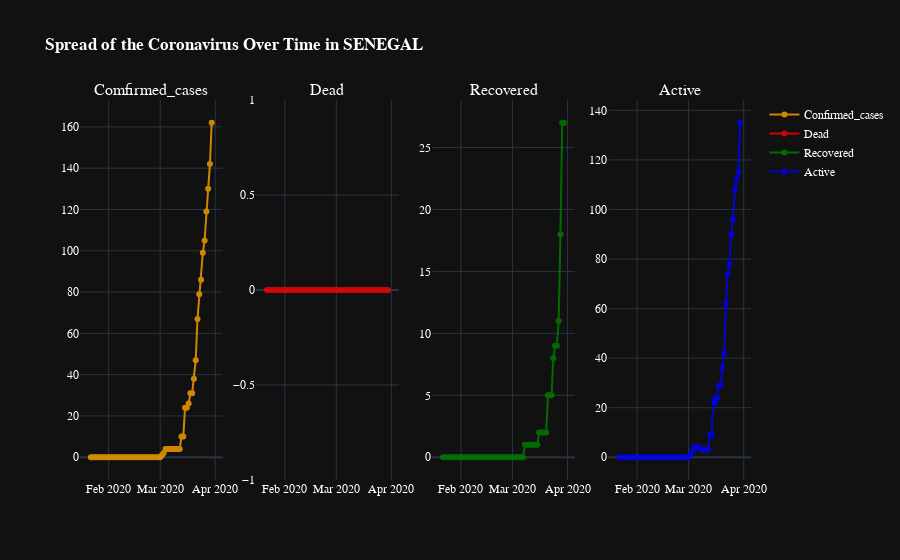

The notebook cell saved with this chart:
### Code cell
fig = make_subplots(rows=1, cols=4, subplot_titles=("Comfirmed_cases", "Dead", "Recovered",'Active'))

trace1 = go.Scatter(x=grouped_senegal_date['Date'],y=grouped_senegal_date['Confirmed_cases'],name="Confirmed_cases",line_color='orange',mode='lines+markers',opacity=0.8)
trace2 = go.Scatter(x=grouped_senegal_date['Date'],y=grouped_senegal_date['Dead'],name="Dead",line_color='red',mode='lines+markers',opacity=0.8)
trace3 = go.Scatter(x=grouped_senegal_date['Date'],y=grouped_senegal_date['Recovered'],name="Recovered",mode='lines+markers',line_color='green',opacity=0.8)
trace4 = go.Scatter(x=grouped_senegal_date['Date'],y=grouped_senegal_date['Active'],name="Active",line_color='blue',mode='lines+markers',opacity=0.8)

fig.append_trace(trace1, 1, 1)
fig.append_trace(trace2, 1, 2)
fig.append_trace(trace3, 1, 3)
fig.append_trace(trace4, 1, 4)
fig.update_layout(template="plotly_dark",title_text = '<b>Spread of the Coronavirus Over Time in SENEGAL</b>',
                  font=dict(family="Arial, Balto, Courier New, Droid Sans",color='white'))
fig.show()


# create map and display it
#latitude = 39.91666667
#longitude = 116.383333
#world_map = folium.Map(location=[latitude, longitude], zoom_start=3.5,tiles='Stamen Toner')

#for lat, lon, Confirmed,Deaths,Recovered,name in zip(grouped_senegal['Lat'], grouped_senegal['Long'], grouped_senegal['Confirmed_cases'],grouped_senegal['Dead'],grouped_senegal['Recovered'], grouped_senegal['Country']):
 #   folium.CircleMarker([lat, lon],
  #                      radius=10,
   #                     popup = ('<strong>Country</strong>: ' + str(name).capitalize() + '<br>'
    #                            '<strong>Confirmed Cases</strong>: ' + str(Confirmed) + '<br>'
     #                           '<strong>Recovered Cases</strong>: ' + str(Recovered) +'<br>'
      #                          '<strong>Deaths Cases</strong>: ' + str(Deaths) +'<br>'),
       #                 color='red',
                        
        #                fill_color='red',
         #               fill_opacity=0.7 ).add_to(world_map)
#world_map

### Figure 1 — Plotly figure (JSON) as saved in the notebook; plotly's stock layout.template omitted (floating-point values rounded to 4 significant figures)
{"data": [{"line": {"color": "orange"}, "mode": "lines+markers", "name": "Confirmed_cases", "opacity": 0.8, "type": "scatter", "x": ["2020-01-22", "2020-01-23", "2020-01-24", "2020-01-25", "2020-01-26", "2020-01-27", "2020-01-28", "2020-01-29", "2020-01-30", "2020-01-31", "2020-02-01", "2020-02-02", "2020-02-03", "2020-02-04", "2020-02-05", "2020-02-06", "2020-02-07", "2020-02-08", "2020-02-09", "2020-02-10", "2020-02-11", "2020-02-12", "2020-02-13", "2020-02-14", "2020-02-15", "2020-02-16", "2020-02-17", "2020-02-18", "2020-02-19", "2020-02-20", "2020-02-21", "2020-02-22", "2020-02-23", "2020-02-24", "2020-02-25", "2020-02-26", "2020-02-27", "2020-02-28", "2020-02-29", "2020-03-01", "2020-03-02", "2020-03-03", "2020-03-04", "2020-03-05", "2020-03-06", "2020-03-07", "2020-03-08", "2020-03-09", "2020-03-10", "2020-03-11", "2020-03-12", "2020-03-13", "2020-03-14", "2020-03-15", "2020-03-16", "2020-03-17", "2020-03-18", "2020-03-19", "2020-03-20", "2020-03-21", "2020-03-22", "2020-03-23", "2020-03-24", "2020-03-25", "2020-03-26", "2020-03-27", "2020-03-28", "2020-03-29", "2020-03-30"], "xaxis": "x", "y": [0, 0, 0, 0, 0, 0, 0, 0, 0, 0, 0, 0, 0, 0, 0, 0, 0, 0, 0, 0, 0, 0, 0, 0, 0, 0, 0, 0, 0, 0, 0, 0, 0, 0, 0, 0, 0, 0, 0, 0, 1, 2, 4, 4, 4, 4, 4, 4, 4, 4, 4, 10, 10, 24, 24, 26, 31, 31, 38, 47, 67, 79, 86, 99, 105, 119, 130, 142, 162], "yaxis": "y"}, {"line": {"color": "red"}, "mode": "lines+markers", "name": "Dead", "opacity": 0.8, "type": "scatter", "x": ["2020-01-22", "2020-01-23", "2020-01-24", "2020-01-25", "2020-01-26", "2020-01-27", "2020-01-28", "2020-01-29", "2020-01-30", "2020-01-31", "2020-02-01", "2020-02-02", "2020-02-03", "2020-02-04", "2020-02-05", "2020-02-06", "2020-02-07", "2020-02-08", "2020-02-09", "2020-02-10", "2020-02-11", "2020-02-12", "2020-02-13", "2020-02-14", "2020-02-15", "2020-02-16", "2020-02-17", "2020-02-18", "2020-02-19", "2020-02-20", "2020-02-21", "2020-02-22", "2020-02-23", "2020-02-24", "2020-02-25", "2020-02-26", "2020-02-27", "2020-02-28", "2020-02-29", "2020-03-01", "2020-03-02", "2020-03-03", "2020-03-04", "2020-03-05", "2020-03-06", "2020-03-07", "2020-03-08", "2020-03-09", "2020-03-10", "2020-03-11", "2020-03-12", "2020-03-13", "2020-03-14", "2020-03-15", "2020-03-16", "2020-03-17", "2020-03-18", "2020-03-19", "2020-03-20", "2020-03-21", "2020-03-22", "2020-03-23", "2020-03-24", "2020-03-25", "2020-03-26", "2020-03-27", "2020-03-28", "2020-03-29", "2020-03-30"], "xaxis": "x2", "y": [0, 0, 0, 0, 0, 0, 0, 0, 0, 0, 0, 0, 0, 0, 0, 0, 0, 0, 0, 0, 0, 0, 0, 0, 0, 0, 0, 0, 0, 0, 0, 0, 0, 0, 0, 0, 0, 0, 0, 0, 0, 0, 0, 0, 0, 0, 0, 0, 0, 0, 0, 0, 0, 0, 0, 0, 0, 0, 0, 0, 0, 0, 0, 0, 0, 0, 0, 0, 0], "yaxis": "y2"}, {"line": {"color": "green"}, "mode": "lines+markers", "name": "Recovered", "opacity": 0.8, "type": "scatter", "x": ["2020-01-22", "2020-01-23", "2020-01-24", "2020-01-25", "2020-01-26", "2020-01-27", "2020-01-28", "2020-01-29", "2020-01-30", "2020-01-31", "2020-02-01", "2020-02-02", "2020-02-03", "2020-02-04", "2020-02-05", "2020-02-06", "2020-02-07", "2020-02-08", "2020-02-09", "2020-02-10", "2020-02-11", "2020-02-12", "2020-02-13", "2020-02-14", "2020-02-15", "2020-02-16", "2020-02-17", "2020-02-18", "2020-02-19", "2020-02-20", "2020-02-21", "2020-02-22", "2020-02-23", "2020-02-24", "2020-02-25", "2020-02-26", "2020-02-27", "2020-02-28", "2020-02-29", "2020-03-01", "2020-03-02", "2020-03-03", "2020-03-04", "2020-03-05", "2020-03-06", "2020-03-07", "2020-03-08", "2020-03-09", "2020-03-10", "2020-03-11", "2020-03-12", "2020-03-13", "2020-03-14", "2020-03-15", "2020-03-16", "2020-03-17", "2020-03-18", "2020-03-19", "2020-03-20", "2020-03-21", "2020-03-22", "2020-03-23", "2020-03-24", "2020-03-25", "2020-03-26", "2020-03-27", "2020-03-28", "2020-03-29", "2020-03-30"], "xaxis": "x3", "y": [0, 0, 0, 0, 0, 0, 0, 0, 0, 0, 0, 0, 0, 0, 0, 0, 0, 0, 0, 0, 0, 0, 0, 0, 0, 0, 0, 0, 0, 0, 0, 0, 0, 0, 0, 0, 0, 0, 0, 0, 0, 0, 0, 0, 0, 0, 1, 1, 1, 1, 1, 1, 1, 1, 2, 2, 2, 2, 2, 5, 5, 5, 8, 9, 9, 11, 18, 27, 27], "yaxis": "y3"}, {"line": {"color": "blue"}, "mode": "lines+markers", "name": "Active", "opacity": 0.8, "type": "scatter", "x": ["2020-01-22", "2020-01-23", "2020-01-24", "2020-01-25", "2020-01-26", "2020-01-27", "2020-01-28", "2020-01-29", "2020-01-30", "2020-01-31", "2020-02-01", "2020-02-02", "2020-02-03", "2020-02-04", "2020-02-05", "2020-02-06", "2020-02-07", "2020-02-08", "2020-02-09", "2020-02-10", "2020-02-11", "2020-02-12", "2020-02-13", "2020-02-14", "2020-02-15", "2020-02-16", "2020-02-17", "2020-02-18", "2020-02-19", "2020-02-20", "2020-02-21", "2020-02-22", "2020-02-23", "2020-02-24", "2020-02-25", "2020-02-26", "2020-02-27", "2020-02-28", "2020-02-29", "2020-03-01", "2020-03-02", "2020-03-03", "2020-03-04", "2020-03-05", "2020-03-06", "2020-03-07", "2020-03-08", "2020-03-09", "2020-03-10", "2020-03-11", "2020-03-12", "2020-03-13", "2020-03-14", "2020-03-15", "2020-03-16", "2020-03-17", "2020-03-18", "2020-03-19", "2020-03-20", "2020-03-21", "2020-03-22", "2020-03-23", "2020-03-24", "2020-03-25", "2020-03-26", "2020-03-27", "2020-03-28", "2020-03-29", "2020-03-30"], "xaxis": "x4", "y": [0, 0, 0, 0, 0, 0, 0, 0, 0, 0, 0, 0, 0, 0, 0, 0, 0, 0, 0, 0, 0, 0, 0, 0, 0, 0, 0, 0, 0, 0, 0, 0, 0, 0, 0, 0, 0, 0, 0, 0, 1, 2, 4, 4, 4, 4, 3, 3, 3, 3, 3, 9, 9, 23, 22, 24, 29, 29, 36, 42, 62, 74, 78, 90, 96, 108, 112, 115, 135], "yaxis": "y4"}], "layout": {"annotations": [{"font": {"size": 16}, "showarrow": false, "text": "Comfirmed_cases", "x": 0.1062, "xanchor": "center", "xref": "paper", "y": 1, "yanchor": "bottom", "yref": "paper"}, {"font": {"size": 16}, "showarrow": false, "text": "Dead", "x": 0.3688, "xanchor": "center", "xref": "paper", "y": 1, "yanchor": "bottom", "yref": "paper"}, {"font": {"size": 16}, "showarrow": false, "text": "Recovered", "x": 0.6313, "xanchor": "center", "xref": "paper", "y": 1, "yanchor": "bottom", "yref": "paper"}, {"font": {"size": 16}, "showarrow": false, "text": "Active", "x": 0.8938, "xanchor": "center", "xref": "paper", "y": 1, "yanchor": "bottom", "yref": "paper"}], "font": {"color": "white", "family": "Arial, Balto, Courier New, Droid Sans"}, "title": {"text": "<b>Spread of the Coronavirus Over Time in SENEGAL</b>"}, "xaxis": {"anchor": "y", "domain": [0, 0.2125]}, "xaxis2": {"anchor": "y2", "domain": [0.2625, 0.475]}, "xaxis3": {"anchor": "y3", "domain": [0.525, 0.7375]}, "xaxis4": {"anchor": "y4", "domain": [0.7875, 1]}, "yaxis": {"anchor": "x", "domain": [0, 1]}, "yaxis2": {"anchor": "x2", "domain": [0, 1]}, "yaxis3": {"anchor": "x3", "domain": [0, 1]}, "yaxis4": {"anchor": "x4", "domain": [0, 1]}}}
